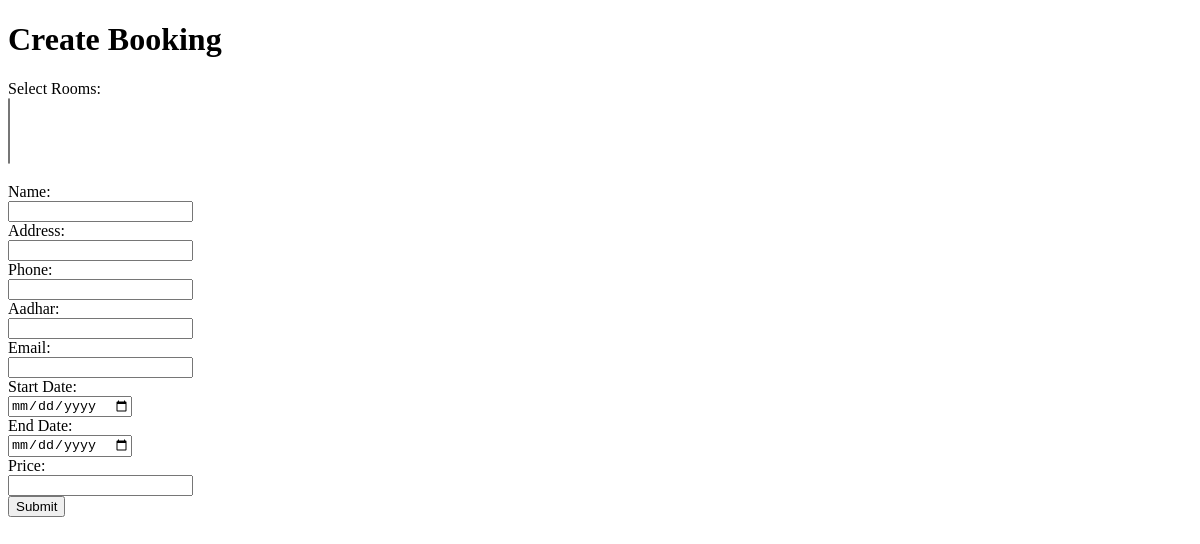
Before: /booking/create/ with the older database file.
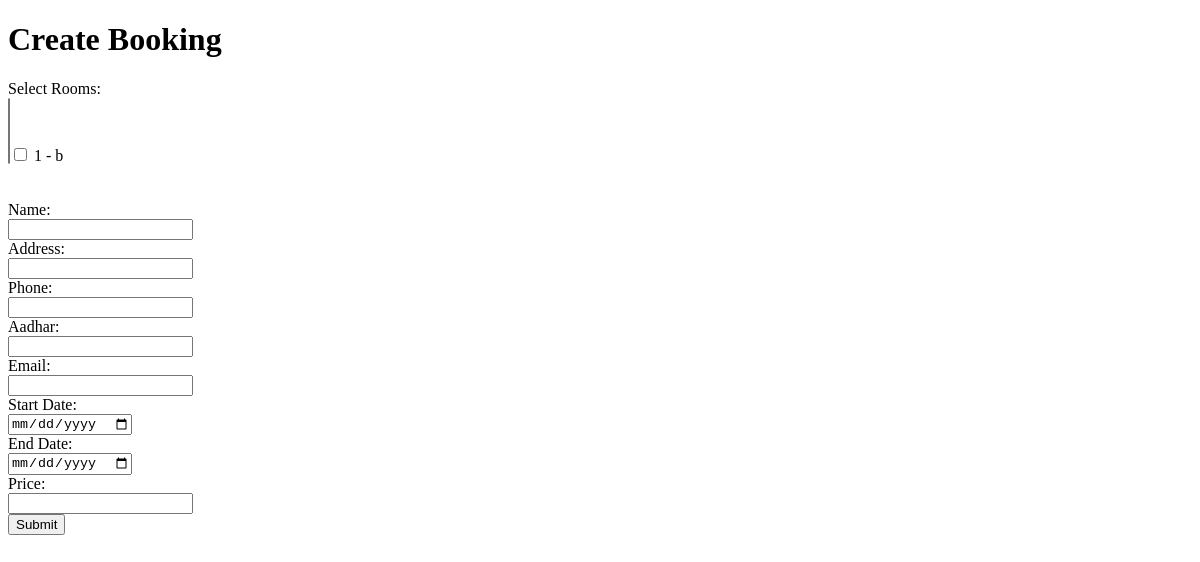
After: the same page with the newer database file.
### booking/models.py (models this page shows)
class Room(models.Model):
    name = models.CharField(max_length=100)
    description = models.TextField()
    available = models.BooleanField(default=True)
    unavailable = models.BooleanField(default=False)

### booking/views.py (the view)
# urls.py: path('booking/create/', booking_create, name='booking_create'),
@transaction.atomic
def booking_create(request):
    if request.method == 'POST':
        room_ids = request.POST.getlist('rooms')
        name = request.POST['name']
        address = request.POST['address']
        phone = request.POST['phone']
        aadhar = request.POST['aadhar']
        email = request.POST['email']
        start_date = request.POST['start_date']
        end_date = request.POST['end_date']
        price = request.POST['price']
        rooms = Room.objects.filter(pk__in=room_ids)
        if not update_room_availability(rooms, start_date, end_date):
            return HttpResponse("Selected rooms are not available for the specified dates.")
        booking = Booking.objects.create(
            start_date=start_date,
            end_date=end_date,
            price=price,
            name=name,
            address=address,
            aadhar=aadhar,
            email=email,
            phone=phone
        )
        booking.rooms.set(rooms)
        if datetime.strptime(start_date, '%Y-%m-%d').date() > datetime.now().date():
            for room in rooms:
                room.available = False
                room.save()
        gst = Decimal(price) * Decimal('0.18')
        booking.gst = gst
        booking.save()
        return redirect('booking_detail', booking_id=booking.id)
    else:
        rooms = Room.objects.filter(available=True)
        return render(request, 'booking_create.html', {'rooms': rooms})

### booking/templates/booking_create.html (shortened to what this page needs)
<!DOCTYPE html>
<html lang="en">
<head>
</head>
<body>
    <h1>Create Booking</h1>
    <form method="POST" action="{% url 'booking_create' %}">
        <label for="rooms">Select Rooms:</label><br>
        <select name="rooms" id="rooms" multiple>
            {% for room in rooms %}
            <input type="checkbox" name="rooms" value="{{ room.id }}"> {{ room.name }} - {{ room.description }}<br>
            {% endfor %}
        </select><br><br>
        <label for="name">Name:</label><br>
        <input type="text" id="name" name="name"><br>
        <label for="address">Address:</label><br>
        <input type="text" id="address" name="address"><br>
        <label for="phone">Phone:</label><br>
        <input type="text" id="phone" name="phone"><br>
        <label for="aadhar">Aadhar:</label><br>
        <input type="text" id="aadhar" name="aadhar"><br>
        <label for="email">Email:</label><br>
        <input type="email" id="email" name="email"><br>
        <label for="start_date">Start Date:</label><br>
        <input type="date" id="start_date" name="start_date"><br>
        <label for="end_date">End Date:</label><br>
        <input type="date" id="end_date" name="end_date"><br>
        <label for="price">Price:</label><br>
        <input type="text" id="price" name="price"><br>
        <input type="submit" value="Submit">
    </form>
</body>
</html>

Changed rows visible on the page:
now on this page (row edited): Room: name "1", description "b"
